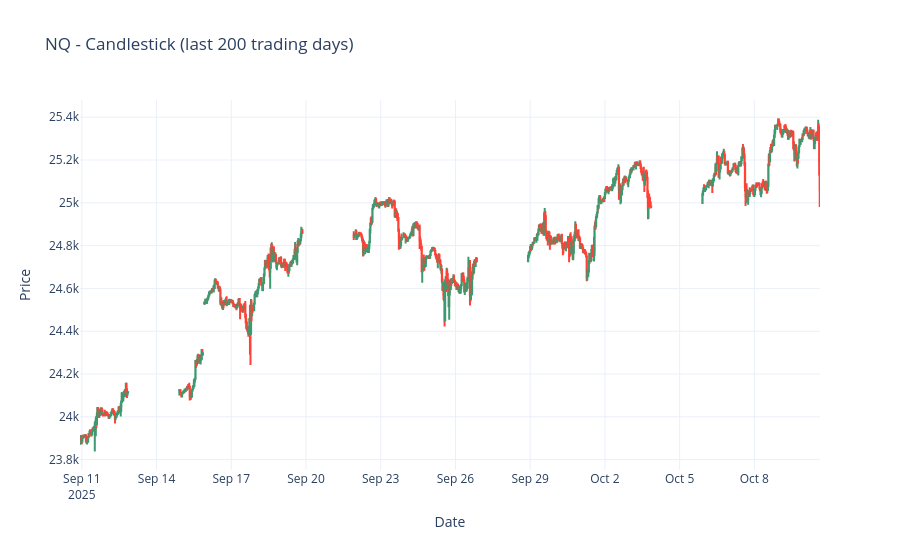

Source (notebook cell):
### Markdown cell above
**Taak (gespecificeerd):** Gebruik `df_nq_daily` om een interactieve Plotly **candlestick (OHLC)** chart te tonen op basis van `datetime`, met een **beperkt aantal recente candles** (bv. laatste 200 handelsdagen) voor leesbaarheid en plot ook de moving average

### Code cell
import plotly.graph_objects as go

df_ply = df_nq_daily.copy()
df_ply["datetime"] = pd.to_datetime(df_ply["datetime"], errors="coerce")
df_ply = (
    df_ply.dropna(subset=["datetime"])
    .sort_values("datetime")
    [["datetime", "open", "high", "low", "close"]]
    .dropna()
    .tail(1000)
)

fig = go.Figure(
    data=[
        go.Candlestick(
            x=df_ply["datetime"],
            open=df_ply["open"],
            high=df_ply["high"],
            low=df_ply["low"],
            close=df_ply["close"],
            name="NQ",
        )
    ]
)

fig.update_layout(
    title="NQ - Candlestick (last 200 trading days)",
    xaxis_title="Date",
    yaxis_title="Price",
    xaxis_rangeslider_visible=False,
    template="plotly_white",
    height=550,
)

fig.show()

### Figure 1 — Plotly figure (JSON) as saved in the notebook; plotly's stock layout.template omitted (floating-point values rounded to 4 significant figures; data arrays with more than 128 entries replaced by an {"elided": "..."} marker saying what was removed)
{"data": [{"close": {"elided": "1000 float values"}, "high": {"elided": "1000 float values"}, "low": {"elided": "1000 float values"}, "name": "NQ", "open": {"elided": "1000 float values"}, "x": {"elided": "1000 str values"}, "type": "candlestick"}], "layout": {"xaxis": {"rangeslider": {"visible": false}, "title": {"text": "Date"}}, "title": {"text": "NQ - Candlestick (last 200 trading days)"}, "yaxis": {"title": {"text": "Price"}}, "height": 550}}
